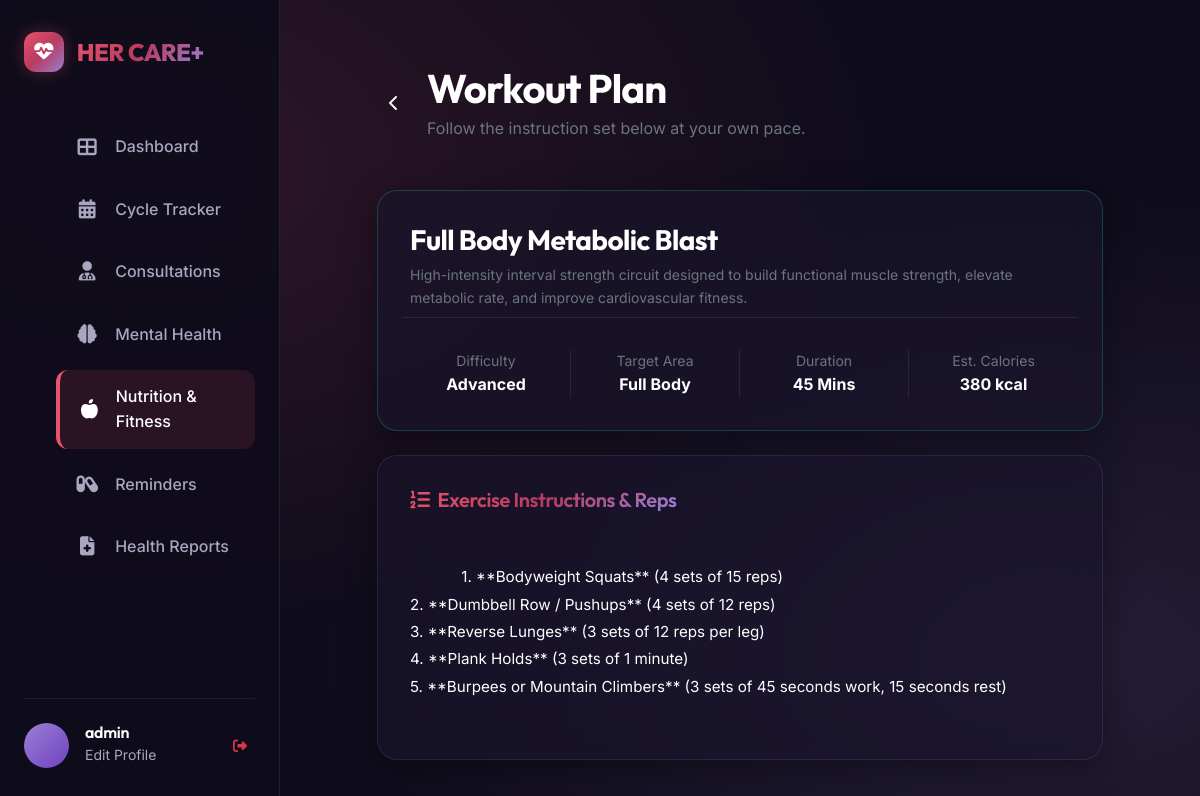
Screenshot of /nutrition/fitness/3/ (signed in) with the database file from the repository.
### nutrition/models.py (models this page shows, shortened)
class FitnessRoutine(models.Model):
    DIFFICULTY_CHOICES = [
        ('beginner', 'Beginner'),
        ('intermediate', 'Intermediate'),
        ('advanced', 'Advanced'),
    ]
    TARGET_CHOICES = [
        ('full_body', 'Full Body'),
        ('core', 'Core & Abs'),
        ('upper_body', 'Upper Body'),
        ('lower_body', 'Lower Body'),
        ('flexibility', 'Flexibility'),
        ('cardio', 'Cardio'),
        ('yoga', 'Yoga'),
        ('pelvic', 'Pelvic Floor'),
    ]
    title = models.CharField(max_length=200)
    difficulty = models.CharField(max_length=15, choices=DIFFICULTY_CHOICES)
    target_area = models.CharField(max_length=15, choices=TARGET_CHOICES)
    duration_minutes = models.IntegerField(default=30)
    description = models.TextField()
    exercises = models.TextField(help_text='Exercise details with sets/reps')
    image = models.ImageField(upload_to='fitness/', blank=True, null=True)
    calories_burned = models.IntegerField(null=True, blank=True)
    created_at = models.DateTimeField(auto_now_add=True)
    class Meta:
        ordering = ['difficulty', 'title']

### nutrition/views.py (the view)
# urls.py: path('fitness/<int:pk>/', views.routine_detail, name='routine_detail'),
@login_required
def routine_detail(request, pk):
    routine = get_object_or_404(FitnessRoutine, pk=pk)
    context = {'routine': routine}
    return render(request, 'nutrition/routine_detail.html', context)

### nutrition/templates/nutrition/routine_detail.html
{% extends 'base.html' %}
{% load static %}
{% block content %}
<div class="container py-4" style="max-width: 750px;">
    <div class="d-flex align-items-center gap-3 mb-5">
        <a href="{% url 'fitness_routines' %}" class="btn btn-outline-light border-0"><i class="fas fa-chevron-left"></i></a>
        <div>
            <h1 class="fw-bold mb-1">Workout Plan</h1>
            <p class="text-secondary mb-0">Follow the instruction set below at your own pace.</p>
        </div>
    </div>
    <div class="glass-card mb-4" style="border-color: rgba(46, 196, 182, 0.25);">
        <h3 class="fw-bold text-white mb-2">{{ routine.title }}</h3>
        <p class="small text-secondary mb-4">{{ routine.description }}</p>
        <div class="row g-3 text-center border-top pt-3" style="border-color: var(--border-glass) !important;">
            <div class="col-3 border-end" style="border-color: var(--border-glass) !important;">
                <span class="small text-secondary d-block">Difficulty</span>
                <strong class="text-white text-capitalize">{{ routine.difficulty }}</strong>
            </div>
            <div class="col-3 border-end" style="border-color: var(--border-glass) !important;">
                <span class="small text-secondary d-block">Target Area</span>
                <strong class="text-white text-capitalize">{{ routine.get_target_area_display }}</strong>
            </div>
            <div class="col-3 border-end" style="border-color: var(--border-glass) !important;">
                <span class="small text-secondary d-block">Duration</span>
                <strong class="text-white">{{ routine.duration_minutes }} Mins</strong>
            </div>
            <div class="col-3">
                <span class="small text-secondary d-block">Est. Calories</span>
                <strong class="text-white">{{ routine.calories_burned|default:"150" }} kcal</strong>
            </div>
        </div>
    </div>
    <div class="glass-card">
        <h5 class="mb-4 text-gradient"><i class="fas fa-list-ol me-2"></i>Exercise Instructions & Reps</h5>
        <div class="text-white small" style="line-height: 1.8; font-size: 0.95rem; white-space: pre-wrap;">
            {{ routine.exercises }}
        </div>
    </div>
</div>
{% endblock %}

### templates/base.html (shortened to what this page needs)
{% load static %}
<!DOCTYPE html>
<html lang="en">
<head>
    <link href="https://cdn.jsdelivr.net/npm/bootstrap@5.3.2/dist/css/bootstrap.min.css" rel="stylesheet">
    <link href="https://cdnjs.cloudflare.com/ajax/libs/font-awesome/6.4.2/css/all.min.css" rel="stylesheet">
    <link href="{% static 'css/style.css' %}" rel="stylesheet">
</head>
<body>
    {% if user.is_authenticated %}
    <div class="app-container">
        <aside class="sidebar">
            <a href="{% url 'dashboard' %}" class="sidebar-logo">
                <span class="btn-premium p-2 d-inline-flex align-items-center justify-content-center" style="width: 40px; height: 40px; border-radius: 12px;">
                    <i class="fas fa-heartbeat" style="font-size: 1.2rem;"></i>
                </span>
                <h2 class="m-0 text-gradient">HER CARE+</h2>
            </a>
            <ul class="nav-menu">
                <li class="nav-item {% if request.resolver_match.app_name == 'dashboard' or request.resolver_match.url_name == 'dashboard' %}active{% endif %}">
                    <a href="{% url 'dashboard' %}">
                        <i class="fas fa-th-large"></i>
                        <span>Dashboard</span>
                    </a>
                </li>
                <li class="nav-item {% if 'cycle-tracker' in request.path %}active{% endif %}">
                    <a href="{% url 'tracker_home' %}">
                        <i class="fas fa-calendar-alt"></i>
                        <span>Cycle Tracker</span>
                    </a>
                </li>
                <li class="nav-item {% if 'appointments' in request.path %}active{% endif %}">
                    <a href="{% url 'doctor_list' %}">
                        <i class="fas fa-user-md"></i>
                        <span>Consultations</span>
                    </a>
                </li>
                <li class="nav-item {% if 'mental-health' in request.path %}active{% endif %}">
                    <a href="{% url 'mental_health_home' %}">
                        <i class="fas fa-brain"></i>
                        <span>Mental Health</span>
                    </a>
                </li>
                <li class="nav-item {% if 'nutrition' in request.path %}active{% endif %}">
                    <a href="{% url 'nutrition_home' %}">
                        <i class="fas fa-apple-alt"></i>
                        <span>Nutrition & Fitness</span>
                    </a>
                </li>
                <li class="nav-item {% if 'reminders' in request.path %}active{% endif %}">
                    <a href="{% url 'reminders_home' %}">
                        <i class="fas fa-capsules"></i>
                        <span>Reminders</span>
                    </a>
                </li>
                <li class="nav-item {% if 'health-reports' in request.path %}active{% endif %}">
                    <a href="{% url 'reports_home' %}">
                        <i class="fas fa-file-medical"></i>
                        <span>Health Reports</span>
                    </a>
                </li>
            </ul>
            <div class="sidebar-user">
                {% if user.profile.profile_picture %}
                    <img src="{{ user.profile.profile_picture.url }}" class="user-avatar" alt="Avatar">
                {% else %}
                    <div class="user-avatar">{{ user.first_name|slice:":1" }}{% if user.last_name %}{{ user.last_name|slice:":1" }}{% endif %}</div>
                {% endif %}
                <div class="user-details overflow-hidden">
                    <h6 class="m-0 text-truncate">{{ user.get_full_name|default:user.username }}</h6>
                    <a href="{% url 'profile' %}" class="small text-decoration-none" style="color: var(--text-secondary);">Edit Profile</a>
                </div>
                <a href="{% url 'logout' %}" class="ms-auto btn btn-sm btn-outline-danger border-0" title="Logout">
                    <i class="fas fa-sign-out-alt"></i>
                </a>
            </div>
        </aside>
        <main class="main-content">
            {% block content %}{% endblock %}
        </main>
    </div>
    {% endif %}
</body>
</html>

### static/css/style.css (style rules this page uses)
:root { --bg-dark: #0f0c1b; --bg-card: rgba(26, 21, 44, 0.65); --bg-card-hover: rgba(38, 31, 64, 0.85); --border-glass: rgba(255, 255, 255, 0.08); --border-glass-focus: rgba(232, 83, 109, 0.4); --primary-grad: linear-gradient(135deg, #e8536d 0%, #b83b5e 50%, #9b7fd4 100%); --accent-grad: linear-gradient(135deg, #9b7fd4 0%, #6f42c1 100%); --teal-grad: linear-gradient(135deg, #2ec4b6 0%, #0f9f90 100%); --text-primary: #f8f9fa; --text-secondary: #a9a7c0; --text-muted: #6c6985; --primary-color: #e8536d; --accent-color: #9b7fd4; --teal-color: #2ec4b6; --shadow-main: 0 8px 32px 0 rgba(0, 0, 0, 0.37); --shadow-glow: 0 0 15px rgba(232, 83, 109, 0.3); --font-heading: 'Outfit', sans-serif; --font-body: 'Inter', sans-serif; }
* { margin: 0; padding: 0; box-sizing: border-box; }
body { background-color: var(--bg-dark); background-image: radial-gradient(at 10% 20%, rgba(232, 83, 109, 0.15) 0px, transparent 50%), radial-gradient(at 90% 80%, rgba(155, 127, 212, 0.15) 0px, transparent 50%); background-attachment: fixed; color: var(--text-primary); font-family: var(--font-body); min-height: 100vh; overflow-x: hidden; line-height: 1.6; }
h1, h2, h3, h4, h5, h6 { font-family: var(--font-heading); font-weight: 600; letter-spacing: -0.02em; color: #ffffff; }
.glass-card { background: var(--bg-card); backdrop-filter: blur(16px); -webkit-backdrop-filter: blur(16px); border: 1px solid var(--border-glass); border-radius: 20px; padding: 2rem; box-shadow: var(--shadow-main); transition: all 0.4s cubic-bezier(0.165, 0.84, 0.44, 1); }
.text-gradient { background: var(--primary-grad); -webkit-background-clip: text; -webkit-text-fill-color: transparent; display: inline-block; }
.btn-premium { background: var(--primary-grad); color: #ffffff; border: none; border-radius: 30px; padding: 0.8rem 2rem; font-family: var(--font-heading); font-weight: 600; letter-spacing: 0.03em; text-transform: uppercase; font-size: 0.85rem; cursor: pointer; box-shadow: var(--shadow-glow); transition: all 0.3s ease; text-decoration: none; display: inline-flex; align-items: center; justify-content: center; gap: 0.5rem; }
.app-container { display: flex; min-height: 100vh; }
.sidebar { width: 280px; background: rgba(15, 12, 27, 0.95); border-right: 1px solid var(--border-glass); padding: 2rem 1.5rem; display: flex; flex-direction: column; position: fixed; height: 100vh; z-index: 100; backdrop-filter: blur(20px); }
.sidebar-logo { display: flex; align-items: center; gap: 0.8rem; margin-bottom: 3rem; text-decoration: none; }
.sidebar-logo h2 { font-family: var(--font-heading); font-weight: 800; font-size: 1.5rem; }
.nav-menu { list-style: none; display: flex; flex-direction: column; gap: 0.5rem; flex-grow: 1; }
.nav-item a { display: flex; align-items: center; gap: 1rem; padding: 0.9rem 1.2rem; color: var(--text-secondary); text-decoration: none; border-radius: 12px; font-weight: 500; transition: all 0.3s ease; }
.nav-item a:hover, .nav-item.active a { color: #ffffff; background: rgba(232, 83, 109, 0.12); border-left: 4px solid var(--primary-color); }
.nav-item i { font-size: 1.2rem; width: 24px; text-align: center; }
.sidebar-user { border-top: 1px solid var(--border-glass); padding-top: 1.5rem; display: flex; align-items: center; gap: 1rem; }
.user-avatar { width: 45px; height: 45px; border-radius: 50%; background: var(--accent-grad); display: flex; align-items: center; justify-content: center; font-weight: bold; color: white; object-fit: cover; }
.main-content { margin-left: 280px; flex-grow: 1; padding: 2.5rem; min-height: 100vh; }

### rows the page displays
FitnessRoutine: title "Full Body Metabolic Blast", description "High-intensity interval strength circuit designed to build functional muscle strength, elevate metabolic rate, and improve cardiovascular fitness.", difficulty "Advanced", target_area "Full Body", duration_minutes "45", calories_burned "380", exercises "1. **Bodyweight Squats** (4 sets of 15 reps) 2. **Dumbbell Row / Pushups** (4 sets of 12 reps) 3. **Reverse Lunges** (3 sets of 12 reps per leg) 4. **Plank Holds** (3 sets of 1 minute) 5. **Burpees or Mountain Climbers** (3 sets of 45 seconds work, 15 seconds rest)"

### other values shown
{{ user.get_full_name|default:user.username }} "admin"
